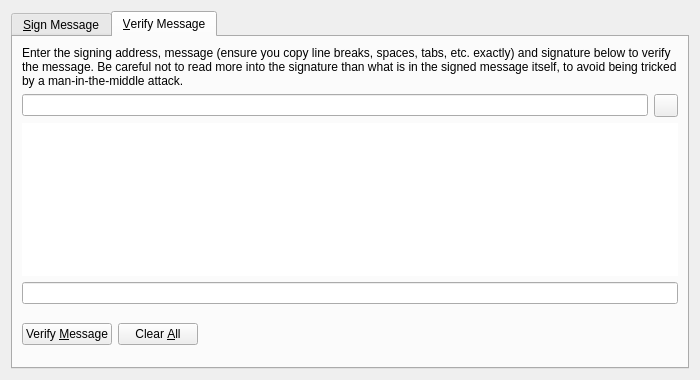
<?xml version="1.0" encoding="UTF-8"?>
<ui version="4.0">
 <class>SignVerifyMessageDialog</class>
 <widget class="QDialog" name="SignVerifyMessageDialog">
  <property name="geometry">
   <rect>
    <x>0</x>
    <y>0</y>
    <width>700</width>
    <height>380</height>
   </rect>
  </property>
  <property name="windowTitle">
   <string>Signatures - Sign / Verify a Message</string>
  </property>
  <property name="modal">
   <bool>true</bool>
  </property>
  <layout class="QVBoxLayout" name="verticalLayout">
   <item>
    <widget class="QTabWidget" name="tabWidget">
     <property name="currentIndex">
      <number>1</number>
     </property>
     <widget class="QWidget" name="tabSignMessage">
      <attribute name="title">
       <string>&amp;Sign Message</string>
      </attribute>
      <layout class="QVBoxLayout" name="verticalLayout_SM">
       <item>
        <widget class="QLabel" name="infoLabel_SM">
         <property name="text">
          <string>You can sign messages with your addresses to prove you own them. Be careful not to sign anything vague, as phishing attacks may try to trick you into signing your identity over to them. Only sign fully-detailed statements you agree to.</string>
         </property>
         <property name="textFormat">
          <enum>Qt::PlainText</enum>
         </property>
         <property name="wordWrap">
          <bool>true</bool>
         </property>
        </widget>
       </item>
       <item>
        <layout class="QHBoxLayout" name="horizontalLayout_1_SM">
         <item>
          <widget class="QValidatedLineEdit" name="addressIn_SM">
           <property name="toolTip">
            <string>The Elecash address to sign the message with</string>
           </property>
          </widget>
         </item>
         <item>
          <widget class="QToolButton" name="addressBookButton_SM">
           <property name="toolTip">
            <string>Choose previously used address</string>
           </property>
           <property name="text">
            <string/>
           </property>
           <property name="icon">
            <iconset resource="../elecash.qrc">
             <normaloff>:/icons/address-book</normaloff>:/icons/address-book</iconset>
           </property>
           <property name="shortcut">
            <string>Alt+A</string>
           </property>
          </widget>
         </item>
         <item>
          <widget class="QToolButton" name="pasteButton_SM">
           <property name="toolTip">
            <string>Paste address from clipboard</string>
           </property>
           <property name="text">
            <string/>
           </property>
           <property name="icon">
            <iconset resource="../elecash.qrc">
             <normaloff>:/icons/editpaste</normaloff>:/icons/editpaste</iconset>
           </property>
           <property name="shortcut">
            <string>Alt+P</string>
           </property>
          </widget>
         </item>
        </layout>
       </item>
       <item>
        <widget class="QPlainTextEdit" name="messageIn_SM">
         <property name="toolTip">
          <string>Enter the message you want to sign here</string>
         </property>
        </widget>
       </item>
       <item>
        <widget class="QLabel" name="signatureLabel_SM">
         <property name="text">
          <string>Signature</string>
         </property>
         <property name="textFormat">
          <enum>Qt::PlainText</enum>
         </property>
        </widget>
       </item>
       <item>
        <layout class="QHBoxLayout" name="horizontalLayout_2_SM">
         <item>
          <widget class="QLineEdit" name="signatureOut_SM">
           <property name="font">
            <font>
             <italic>true</italic>
            </font>
           </property>
           <property name="readOnly">
            <bool>true</bool>
           </property>
          </widget>
         </item>
         <item>
          <widget class="QToolButton" name="copySignatureButton_SM">
           <property name="toolTip">
            <string>Copy the current signature to the system clipboard</string>
           </property>
           <property name="text">
            <string/>
           </property>
           <property name="icon">
            <iconset resource="../elecash.qrc">
             <normaloff>:/icons/editcopy</normaloff>:/icons/editcopy</iconset>
           </property>
          </widget>
         </item>
        </layout>
       </item>
       <item>
        <layout class="QHBoxLayout" name="horizontalLayout_3_SM">
         <item>
          <widget class="QPushButton" name="signMessageButton_SM">
           <property name="toolTip">
            <string>Sign the message to prove you own this Elecash address</string>
           </property>
           <property name="text">
            <string>Sign &amp;Message</string>
           </property>
           <property name="autoDefault">
            <bool>false</bool>
           </property>
          </widget>
         </item>
         <item>
          <widget class="QPushButton" name="clearButton_SM">
           <property name="toolTip">
            <string>Reset all sign message fields</string>
           </property>
           <property name="text">
            <string>Clear &amp;All</string>
           </property>
           <property name="autoDefault">
            <bool>false</bool>
           </property>
          </widget>
         </item>
         <item>
          <spacer name="horizontalSpacer_1_SM">
           <property name="orientation">
            <enum>Qt::Horizontal</enum>
           </property>
           <property name="sizeHint" stdset="0">
            <size>
             <width>40</width>
             <height>48</height>
            </size>
           </property>
          </spacer>
         </item>
         <item>
          <widget class="QLabel" name="statusLabel_SM">
           <property name="font">
            <font>
             <weight>75</weight>
             <bold>true</bold>
            </font>
           </property>
           <property name="text">
            <string/>
           </property>
           <property name="wordWrap">
            <bool>true</bool>
           </property>
          </widget>
         </item>
         <item>
          <spacer name="horizontalSpacer_2_SM">
           <property name="orientation">
            <enum>Qt::Horizontal</enum>
           </property>
           <property name="sizeHint" stdset="0">
            <size>
             <width>40</width>
             <height>48</height>
            </size>
           </property>
          </spacer>
         </item>
        </layout>
       </item>
      </layout>
     </widget>
     <widget class="QWidget" name="tabVerifyMessage">
      <attribute name="title">
       <string>&amp;Verify Message</string>
      </attribute>
      <layout class="QVBoxLayout" name="verticalLayout_VM">
       <item>
        <widget class="QLabel" name="infoLabel_VM">
         <property name="text">
          <string>Enter the signing address, message (ensure you copy line breaks, spaces, tabs, etc. exactly) and signature below to verify the message. Be careful not to read more into the signature than what is in the signed message itself, to avoid being tricked by a man-in-the-middle attack.</string>
         </property>
         <property name="textFormat">
          <enum>Qt::PlainText</enum>
         </property>
         <property name="alignment">
          <set>Qt::AlignLeading|Qt::AlignLeft|Qt::AlignTop</set>
         </property>
         <property name="wordWrap">
          <bool>true</bool>
         </property>
        </widget>
       </item>
       <item>
        <layout class="QHBoxLayout" name="horizontalLayout_1_VM">
         <item>
          <widget class="QValidatedLineEdit" name="addressIn_VM">
           <property name="toolTip">
            <string>The Elecash address the message was signed with</string>
           </property>
          </widget>
         </item>
         <item>
          <widget class="QToolButton" name="addressBookButton_VM">
           <property name="toolTip">
            <string>Choose previously used address</string>
           </property>
           <property name="text">
            <string/>
           </property>
           <property name="icon">
            <iconset resource="../elecash.qrc">
             <normaloff>:/icons/address-book</normaloff>:/icons/address-book</iconset>
           </property>
           <property name="shortcut">
            <string>Alt+A</string>
           </property>
          </widget>
         </item>
        </layout>
       </item>
       <item>
        <widget class="QPlainTextEdit" name="messageIn_VM">
         <property name="styleSheet">
          <string notr="true">border:0;</string>
         </property>
        </widget>
       </item>
       <item>
        <widget class="QValidatedLineEdit" name="signatureIn_VM"/>
       </item>
       <item>
        <layout class="QHBoxLayout" name="horizontalLayout_2_VM">
         <item>
          <widget class="QPushButton" name="verifyMessageButton_VM">
           <property name="toolTip">
            <string>Verify the message to ensure it was signed with the specified Elecash address</string>
           </property>
           <property name="text">
            <string>Verify &amp;Message</string>
           </property>
           <property name="autoDefault">
            <bool>false</bool>
           </property>
          </widget>
         </item>
         <item>
          <widget class="QPushButton" name="clearButton_VM">
           <property name="toolTip">
            <string>Reset all verify message fields</string>
           </property>
           <property name="text">
            <string>Clear &amp;All</string>
           </property>
           <property name="autoDefault">
            <bool>false</bool>
           </property>
          </widget>
         </item>
         <item>
          <spacer name="horizontalSpacer_1_VM">
           <property name="orientation">
            <enum>Qt::Horizontal</enum>
           </property>
           <property name="sizeHint" stdset="0">
            <size>
             <width>40</width>
             <height>48</height>
            </size>
           </property>
          </spacer>
         </item>
         <item>
          <widget class="QLabel" name="statusLabel_VM">
           <property name="font">
            <font>
             <weight>75</weight>
             <bold>true</bold>
            </font>
           </property>
           <property name="text">
            <string/>
           </property>
           <property name="wordWrap">
            <bool>true</bool>
           </property>
          </widget>
         </item>
         <item>
          <spacer name="horizontalSpacer_2_VM">
           <property name="orientation">
            <enum>Qt::Horizontal</enum>
           </property>
           <property name="sizeHint" stdset="0">
            <size>
             <width>40</width>
             <height>48</height>
            </size>
           </property>
          </spacer>
         </item>
        </layout>
       </item>
      </layout>
     </widget>
    </widget>
   </item>
  </layout>
 </widget>
 <customwidgets>
  <customwidget>
   <class>QValidatedLineEdit</class>
   <extends>QLineEdit</extends>
   <header>qvalidatedlineedit.h</header>
  </customwidget>
 </customwidgets>
 <resources>
  <include location="../elecash.qrc"/>
 </resources>
 <connections/>
</ui>
